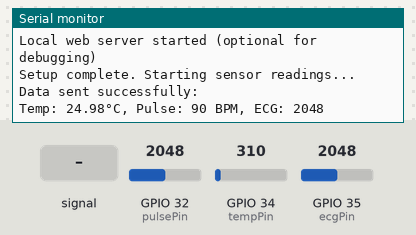
This sketch was run on a simulated ESP32. On the bench: the last lines printed to the serial monitor. Inputs (shaded band) come from the test bench; at power-on: GPIO 34 (tempPin) = 310, GPIO 32 (pulsePin) = 2048, GPIO 35 (ecgPin) = 2048. WiFi joins after 1.5 s; servers stay silent unless stated; uploads are accepted with an empty reply.

Above: at 2.7 s.
2.8 s: GPIO 32 (pulsePin) fed a 200 Hz sine of ±327 counts around its level
4.3 s: GPIO 35 (ecgPin) fed a 200 Hz sine of ±327 counts around its level
At 4.3 s:
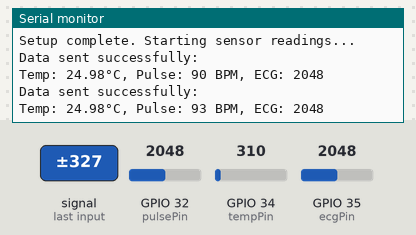
5.8 s: GPIO 34 (tempPin) set to 372
At 6.8 s:
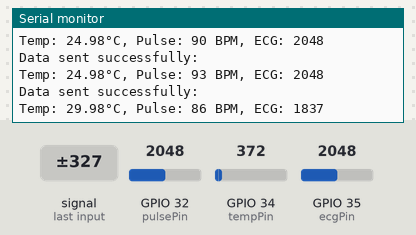
7.3 s: GPIO 32 (pulsePin) set to 2866
At 8.6 s:
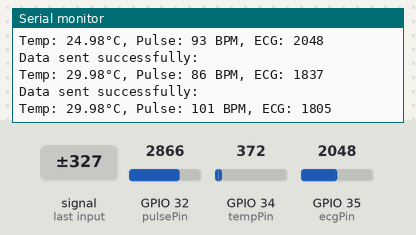
8.8 s: GPIO 35 (ecgPin) set to 2866
10.3 s: GPIO 32 (pulsePin) fed a 1000 Hz sine of ±1023 counts around its level
At 12.6 s:
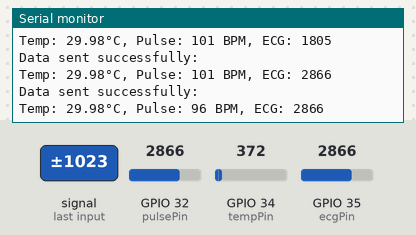
Timing chart, 0 to 12.8 s (numbered marks = the images above; inputs shaded):
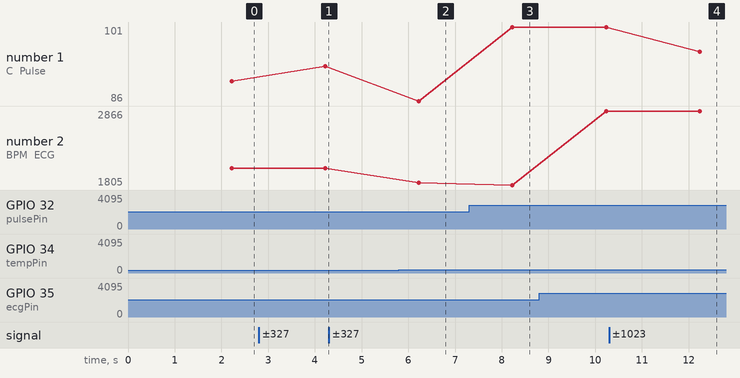

Measured:
- after the input at 5.8 s, the serial monitor: prints a new line after 0.42 s (image 2)
- after the input at 7.3 s, the serial monitor: prints a new line after 0.93 s (image 3)
- after the input at 10.3 s, the serial monitor: prints a new line after 1.9 s (image 4)
- plotted number 1: 90 → 93 after the input at 2.8 s, 86 → 101 after the input at 7.3 s, 101 → 96 after the input at 10.3 s
- plotted number 2: 1805 → 2866 after the input at 8.8 s

The sketch:

tracker.ino
```cpp
#include <WiFi.h>
#include <HTTPClient.h>
#include <WebServer.h>

// WiFi Credentials
const char* ssid = "vinod_eero";
const char* password = "4082145850";

// Flask server details
const char* flaskServerURL = "http://192.168.4.144:5000/update-data"; // Update with your computer's IP

// Sensor Pins
const int tempPin = 34;
const int ecgPin = 35;
const int pulsePin = 32; // Add pulse sensor pin

// Web server on port 80 (optional - for local debugging)
WebServer server(80);

// Timing variables
unsigned long lastSensorRead = 0;
const unsigned long sensorInterval = 2000; // Send data every 2 seconds

// Read LM35 Temperature
float readTemperature() {
  int raw = analogRead(tempPin);
  float voltage = (raw / 4095.0) * 3.3;
  return voltage * 100.0; // Convert to Celsius
}

// Read Pulse (simplified - you might need to adjust based on your actual pulse sensor)
int readPulse() {
  // This is a simplified pulse reading - adjust based on your sensor
  int pulseValue = analogRead(pulsePin);
  // Convert analog reading to BPM (you'll need to calibrate this)
  int bpm = map(pulseValue, 0, 4095, 60, 120); // Map to typical heart rate range
  return bpm;
}

// Read ECG
int readECG() {
  return analogRead(ecgPin);
}

// Send data to Flask server
void sendDataToFlask() {
  if (WiFi.status() == WL_CONNECTED) {
    HTTPClient http;
    http.begin(flaskServerURL);
    http.addHeader("Content-Type", "application/x-www-form-urlencoded");

    // Read sensor values
    float temp = readTemperature();
    int pulse = readPulse();
    int ecg = readECG();

    // Create POST data
    String postData = "temp=" + String(temp, 2) +
                     "&pulse=" + String(pulse) +
                     "&ecg=" + String(ecg);

    // Send POST request
    int httpResponseCode = http.POST(postData);

    if (httpResponseCode > 0) {
      String response = http.getString();
      Serial.println("Data sent successfully: " + response);
      Serial.println("Temp: " + String(temp) + "°C, Pulse: " + String(pulse) + " BPM, ECG: " + String(ecg));
    } else {
      Serial.println("Error sending data: " + String(httpResponseCode));
    }

    http.end();
  } else {
    Serial.println("WiFi not connected");
  }
}

// Optional: Local web server for debugging
void handleRoot() {
  float temp = readTemperature();
  int pulse = readPulse();
  int ecg = readECG();

  String html = "<html><body>";
  html += "<h2>ESP32 Sensor Readings</h2>";
  html += "<p>Temperature: " + String(temp, 2) + " °C</p>";
  html += "<p>Pulse: " + String(pulse) + " BPM</p>";
  html += "<p>ECG: " + String(ecg) + "</p>";
  html += "<p>Sending to Flask server: " + String(flaskServerURL) + "</p>";
  html += "<script>setTimeout(function(){location.reload();}, 3000);</script>";
  html += "</body></html>";

  server.send(200, "text/html", html);
}

void handleSensorData() {
  float temp = readTemperature();
  int pulse = readPulse();
  int ecg = readECG();

  String json = "{\"temp\":" + String(temp, 2) +
                ",\"pulse\":" + String(pulse) +
                ",\"ecg\":" + String(ecg) + "}";
  server.send(200, "application/json", json);
}

void setup() {
  Serial.begin(115200);

  // Initialize sensor pins
  pinMode(tempPin, INPUT);
  pinMode(ecgPin, INPUT);
  pinMode(pulsePin, INPUT);

  // Connect to WiFi
  WiFi.begin(ssid, password);
  Serial.print("Connecting to WiFi");

  while (WiFi.status() != WL_CONNECTED) {
    delay(500);
    Serial.print(".");
  }

  Serial.println("\nWiFi Connected!");
  Serial.print("ESP32 IP Address: ");
  Serial.println(WiFi.localIP());
  Serial.print("Sending data to Flask server: ");
  Serial.println(flaskServerURL);

  // Optional: Start local web server for debugging
  server.on("/", handleRoot);
  server.on("/sensor-data", handleSensorData);
  server.begin();
  Serial.println("Local web server started (optional for debugging)");

  Serial.println("Setup complete. Starting sensor readings...");
}

void loop() {
  // Handle local web server requests (optional)
  server.handleClient();

  // Send sensor data to Flask server at regular intervals
  unsigned long currentTime = millis();
  if (currentTime - lastSensorRead >= sensorInterval) {
    sendDataToFlask();
    lastSensorRead = currentTime;
  }

  delay(100); // Small delay to prevent excessive CPU usage
}
```
